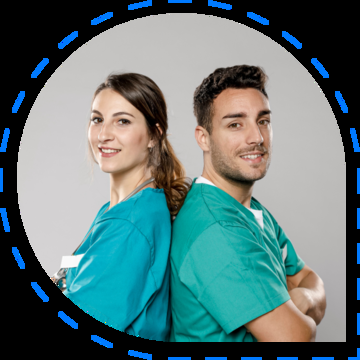
#> input picture images/hero-doctors.png, 360 x 360 px
$ python -i mejora_de_imagen.py   (imports and definitions only)
#> lines starting #> are read from the running program, lines starting #| are printed output that depends on the picture
# -*- coding: utf-8 -*-
"""Mejora de Imagen.ipynb

Automatically generated by Colaboratory.

Original file is located at
    https://colab.research.google.com/drive/1tii1j4YTmNlA8-ORjMx7y1BUTLE8MKR9
"""

import math
import cv2
import numpy as np
from glob2 import glob

#PATH = '../input/full-size-sample-macro-photos/Data'

# Ruta de la carpeta de contenidos
PATH = "./images"
# FUZZIFICATION OF PIXEL INTENSITY

# Gaussian Function:


def G(x, mean, std):
    return np.exp(-0.5*np.square((x-mean)/std))

# Membership Functions:


def ExtremelyDark(x, M):
    return G(x, -50, M/6)


def VeryDark(x, M):
    return G(x, 0, M/6)


def Dark(x, M):
    return G(x, M/2, M/6)


def SlightlyDark(x, M):
    return G(x, 5*M/6, M/6)


def SlightlyBright(x, M):
    return G(x, M+(255-M)/6, (255-M)/6)


def Bright(x, M):
    return G(x, M+(255-M)/2, (255-M)/6)


def VeryBright(x, M):
    return G(x, 255, (255-M)/6)


def ExtremelyBright(x, M):
    return G(x, 305, (255-M)/6)


# [5 lines left out: function OutputFuzzySet, not called in this run]


def AggregateFuzzySets(fuzzy_sets):
    return np.max(np.stack(fuzzy_sets), axis=0)


# [58 lines left out: functions Infer, FuzzyContrastEnhance, not called in this run]

# Traditional method of histogram equalization


def HE(rgb):
    lab = cv2.cvtColor(rgb, cv2.COLOR_RGB2LAB)
#> lab: shape (360, 360, 3); mean of channels 0, 1, 2 122.6, 124, 126.3
    lab[:, :, 0] = cv2.equalizeHist(lab[:, :, 0])
#> lab: shape (360, 360, 3); mean of channels 0, 1, 2 94.5, 124, 126.3
    return cv2.cvtColor(lab, cv2.COLOR_LAB2RGB)
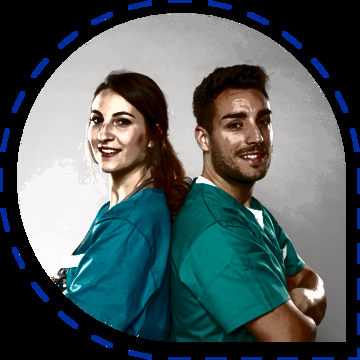
#> returned value: shape (360, 360, 3); mean R, G, B 79.3, 92.5, 93.6

# Contrast Limited Adaptive Histogram Equalization


# [21 lines left out: functions CLAHE, mejorar_image, not called in this run]

>>> import cv2
>>> picture = cv2.cvtColor(cv2.imread('images/hero-doctors.png'), cv2.COLOR_BGR2RGB)
>>> result = HE(picture)
